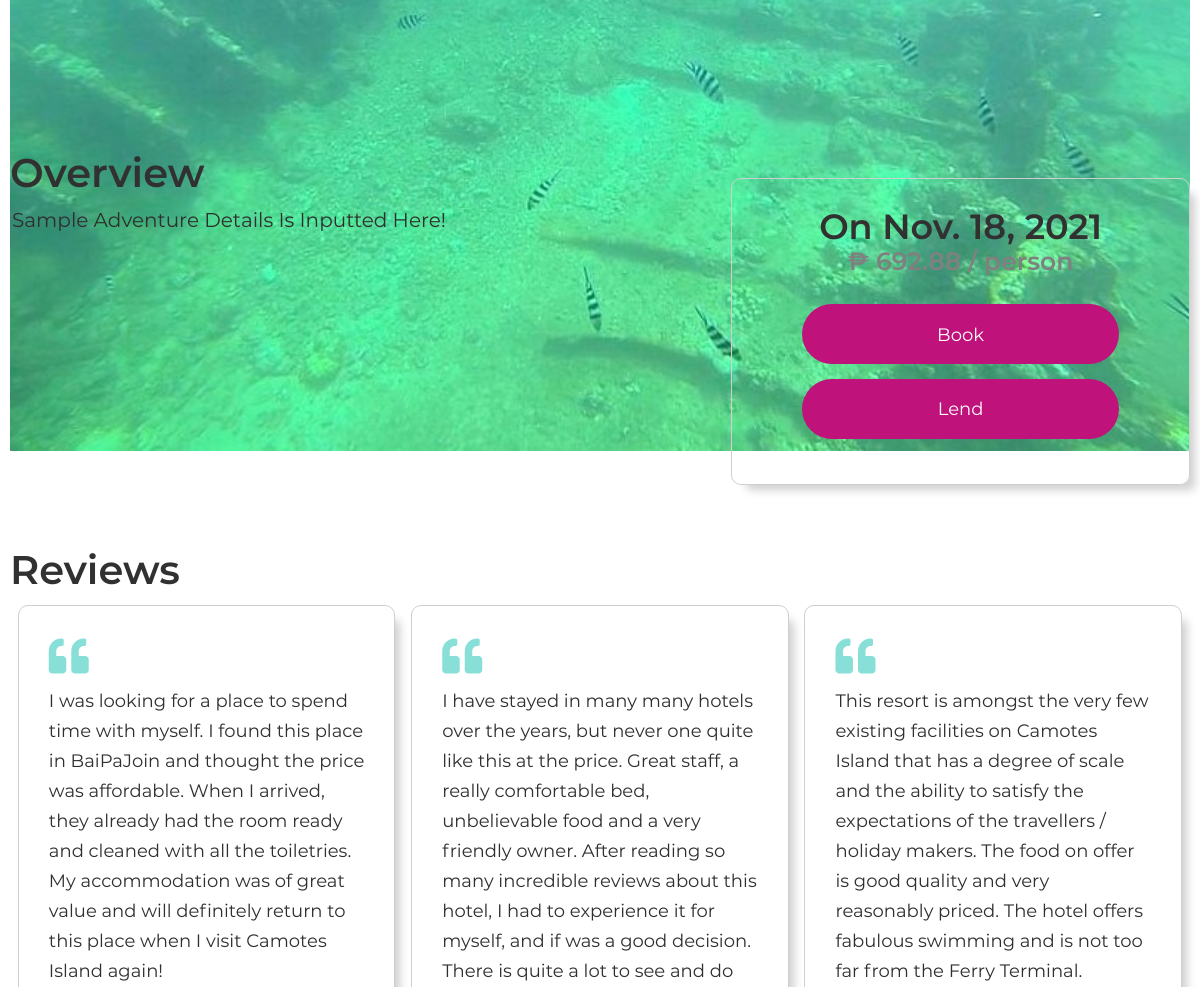
/place.php?id=14 (signed in, middle part), run on an earlier commit of the app's database.
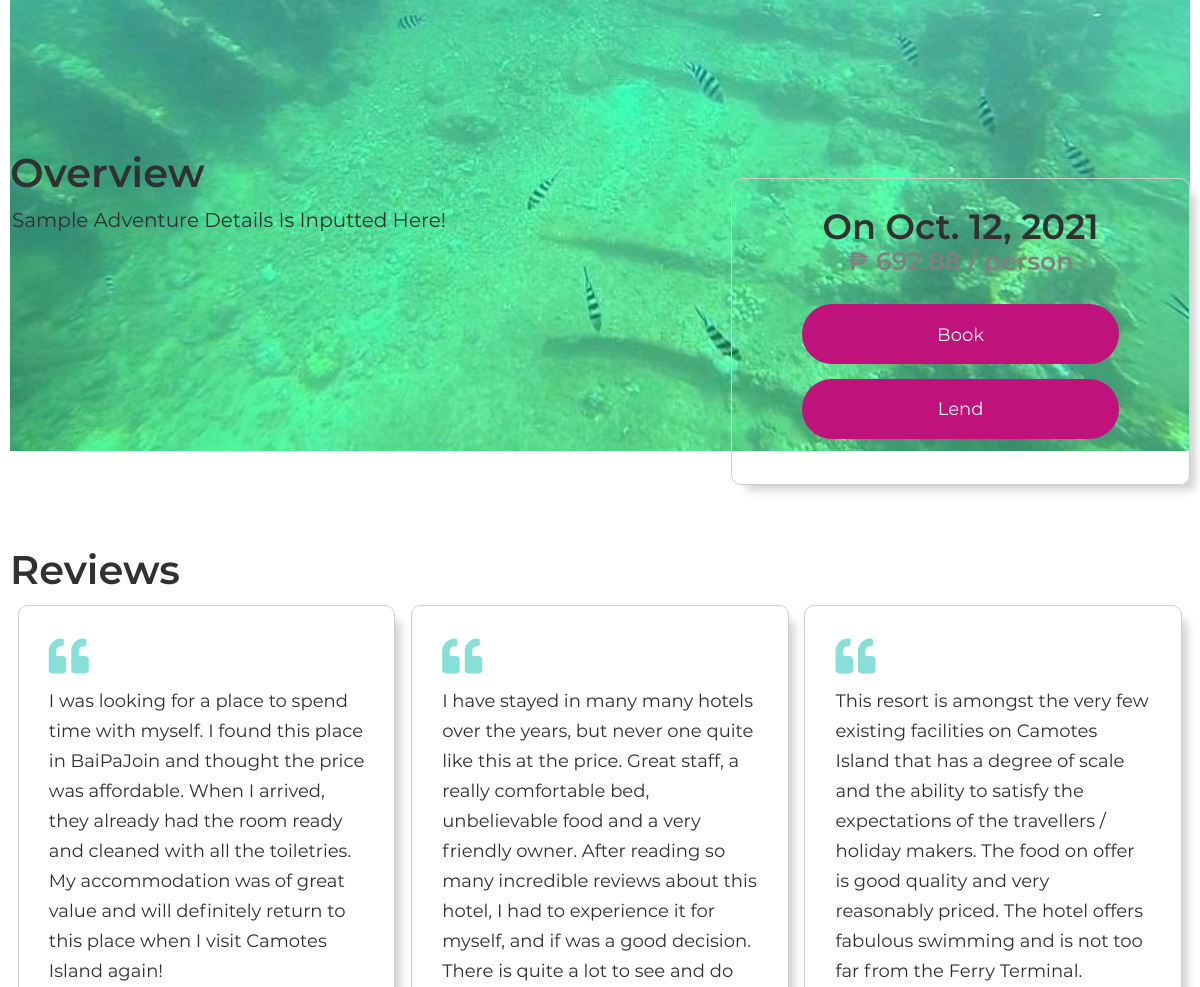
And on a later commit of the database.
### tables this page shows
CREATE TABLE `adventure` (
  `adv_id` int(11) NOT NULL,
  `adv_images` varchar(200) NOT NULL,
  `adv_name` varchar(50) NOT NULL,
  `adv_kind` varchar(25) NOT NULL,
  `adv_type` varchar(15) NOT NULL,
  `adv_address` varchar(50) NOT NULL,
  `adv_town` varchar(50) NOT NULL,
  `adv_totalcostprice` decimal(7,2) NOT NULL,
  `adv_date` date NOT NULL,
  `adv_details` varchar(500) NOT NULL,
  `adv_postedDate` date NOT NULL,
  `adv_maxguests` int(3) DEFAULT NULL,
  `adv_currentGuest` int(3) DEFAULT NULL,
  `adv_itineraryImg` varchar(50) NOT NULL,
  `adv_status` varchar(25) NOT NULL,
  `orga_id` int(11) NOT NULL
);

### extensions/db.php (called while the page is built, shortened)
<?php
	class DB
	{
		static $hostname = "localhost";
		static $dbname = "baipajoin";
		static $username  = "root";
		static $password = "";
		public static function query($sql, $params=array(), $transactType)
		{
			$rows = array();
			try
			{
				$db = new PDO("mysql:host=". self::$hostname ."; dbname=". self::$dbname,  self::$username,  self::$password);
				$db->setAttribute(PDO::ATTR_ERRMODE, PDO::ERRMODE_EXCEPTION);
				$cmd = $db->prepare($sql);
				$cmd->execute($params);
				if($transactType == "READ")
					$rows = $cmd->fetchAll();
				else
					$rows = $db->lastInsertId();
			}
			catch(PDOException $e)
			{
				echo $e->getMessage();
			}
			return $rows;
		}
	}
?>

### place.php (the view, shortened to what this page needs)
<?php
	require_once("extensions/db.php");
?>
<?php include("includes/head.php"); ?>
</head>
	<body>
		<div class="protect-me">
		<div class="clearfix">
<div id="main_area">
	<div class="wrapper">
		<div class="main_con">
			<?php
				if(isset($_GET['id'])){
					$place = DB::query("SELECT * FROM adventure WHERE adv_id = ?", array($_GET['id']), "READ");
					if(count($place)>0){
						$place = $place[0];
						$price = $place['adv_totalcostprice'] / $place['adv_maxguests'];
						$advImages = explode(",", $place['adv_images']);
			?>
			<main>
				<div class="carousel" data-flickity>
					<?php
						for($i = 1; $i < count($advImages); $i++){
							echo "
							<div class='carousel-cell'>
								<img src='images/organizers/".$place['orga_id']."/".$advImages[$i]."'>
							</div>
							";
						}
					?>
				</div>
				<div class="place_info">
					<div class="main_info">
						<h2>Overview</h2>
						<p><?php echo $place['adv_details']; ?></p>
					</div>
					<div class="book_info">
						<h2>On <?php echo date('M. j, Y', strtotime($place['adv_date'])); ?> <span><?php echo "₱ ".number_format((float)$price, 2, '.', ',')." / person"; ?></span> </h2>
						<form method="post">
							<?php
							if(isset($_SESSION['joiner'])) {
								$isempty = false;
								$details_empty = DB::query("SELECT * FROM joiner WHERE joiner_id=?", array($_SESSION['joiner']), "READ");
								if(count($details_empty)>0){
									foreach ($details_empty as $result) {
										$isempty = ($result[4] == "" || $result[5] == "") ? true : false;
									}
								}
								if($isempty)
									echo "<a class='edit' href='settings.php' onclick='return confirm(\"You need to fill out all profile details!\");'>Book</a>";
								else
									echo "<button class='edit' type='submit' name='btnBook'>Book</button>";
							} else {
							?>
								<a class="edit" href="login.php" onclick='return confirm("Login to book adventure!");'>Book</a>
							<?php
							}
							?>
						</form>
						<a class="edit" href="#">Lend</a>
					</div>
				</div>
				<?php
						}
					}
				?>
				<div class="place_reviews">
					<h2>Reviews</h2>
					<div class="review_cards">
						<div class="card">
							<i class="fas fa-quote-left"></i>
							<p>I was looking for a place to spend time with myself. I found this place in BaiPaJoin and thought the price was affordable. When I arrived, they already had the room ready and cleaned with all the toiletries. My accommodation was of great value and will definitely return to this place when I visit Camotes Island again!</p>
						</div>
						<div class="card">
							<i class="fas fa-quote-left"></i>
							<p></p>
						</div>
						<div class="card">
							<i class="fas fa-quote-left"></i>
							<p></p>
						</div>
					</div>
				</div>
			</main>
		</div>
	</div>
</div>
<?php include("includes/footer.php"); ob_end_flush();?>

What changed in the data, as far as the page shows it:
changed adventure "Sample Adventure Details Is Inputted Here!": adv_date "Nov. 18, 2021" → "Oct. 12, 2021"
